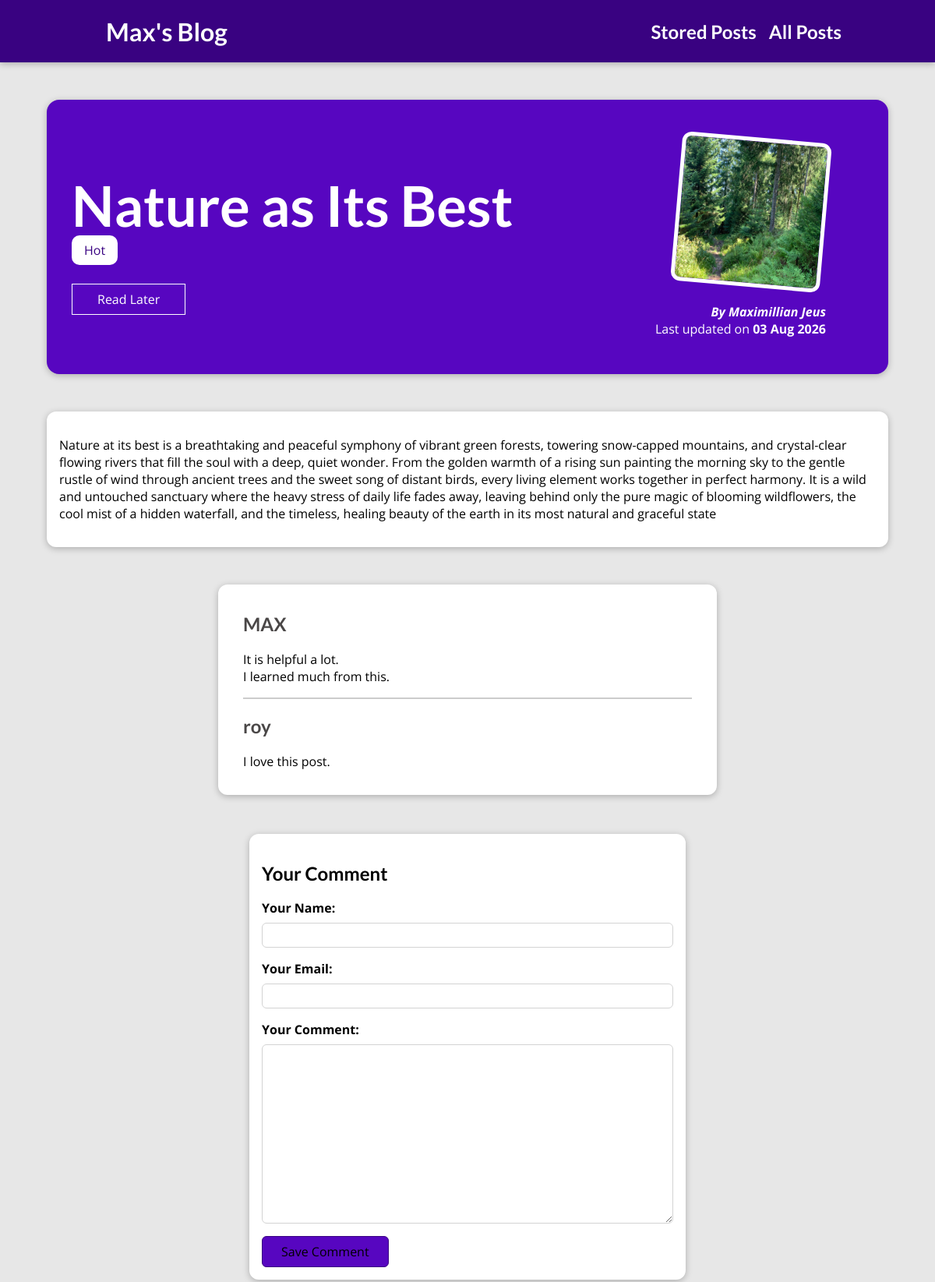
Page /posts/nature-as-its-best on the committed database.
### blog/models.py (models this page shows, shortened)
class Post(models.Model):
    title = models.CharField(max_length=150)
    excerpt = models.CharField(max_length=200)
    image = models.ImageField(upload_to="posts",null=True)
    date = models.DateTimeField(auto_now=True)
    slug = models.SlugField(unique=True,db_index=True)
    content = models.TextField(validators=[MinLengthValidator(10)])
    author = models.ForeignKey(Author, on_delete=models.SET_NULL,null=True, related_name="posts")
    tag = models.ManyToManyField(Tag)

class Tag(models.Model):
    caption = models.CharField(max_length=20)

class Author(models.Model):
    first_name = models.CharField(max_length=100)
    last_name = models.CharField(max_length=50)
    email_address = models.EmailField()
    def full_name(self):
        return f"{self.first_name} {self.last_name}"
    def __str__(self):
        return self.full_name()

class Comment(models.Model):
    user_name = models.CharField(max_length=100)
    user_email = models.EmailField()
    text = models.TextField(max_length=400)
    post = models.ForeignKey(Post, on_delete=models.CASCADE, related_name="comments")

### blog/views.py (the view, shortened to what this page needs)
# urls.py: path("posts/<slug:slug>",views.SinglePostView.as_view(),name="post-detail-page"),
class SinglePostView(View):
    def is_stored_post(self, request, post_id):
        stored_posts = request.session.get("stored_posts")
        if stored_posts is not None:
            is_save_for_later = post_id in stored_posts
        else:
            is_save_for_later = False
        return is_save_for_later
    def get(self,request, slug):
        post = Post.objects.get(slug= slug)
        context = {
            "post":post,
            "post_tags":post.tag.all(),
            "comment_form":CommentForm(),
            "comments":post.comments.all().order_by("-id"),
            "saved_for_later":self.is_stored_post(request, post.id)
        }
        return render(request, "blog/post-detail.html",context)

### blog/forms.py
class CommentForm(forms.ModelForm):
    class Meta:
        model = Comment
        exclude = ["post"]
        labels = {
            "user_name":"Your Name",
            "user_email":"Your Email",
            "text":"Your Comment"
        }

### blog/templates/blog/post-detail.html (shortened to what this page needs)
{% extends "base.html" %}
{% load static %}
{% block css_files %}
 <link rel="stylesheet" href="{% static "blog/post-detail.css" %}"/>
{% endblock %}
{% block content %}
 <section id="summary">
    <h2>{{ post.title }}</h2>
    <div>
        {% for tag in post_tags%}
         <span class="tag">{{tag.caption}}</span>
        {% endfor %}
    </div>
    <div id="read-later">
        <form action="{% url "read-later" %}" method="POST">
        <button>
            {% if saved_for_later %}
            Remove form save later
            {% else %}
             Read Later
            {% endif %}
        </button>
        </form>
    </div>
    <article>
        <img src="{{ post.image.url }}" alt="{{post.title}}"/>
        <address>By <a href = "mailto:{{post.author.email_address}}">{{ post.author }}</a> </address>
        <div>
            Last updated on <time>{{post.date|date:"d M Y"}}</time>
        </div>
    </article>
</section>
 <main>
    {{post.content|linebreaks}}
</main>
<section id="comments">
    <ul>
        {% for comment in comments %}
        <li>
            <h2>{{ comment.user_name }}</h2>
            <p>{{ comment.text|linebreaks }}</p>
        </li>
        {% endfor %}
    </ul>
</section>
<section id="comment-form">
    <h2>Your Comment</h2>
    <form action="{% url 'post-detail-page' post.slug %}" method="POST">
        {% for form_field in comment_form %}
        <div class="form-control {% if form_field.errors %}invalid{% endif %}">
            {{ form_field.label_tag}}
            {{ form_field }}
        </div>
        {% endfor %}
        <button>Save Comment</button>
    </form>
</section>
{% endblock %}

### static/app.css (style rules this page uses)
* { box-sizing: border-box; }
html { font-family: 'Open Sans', 'Lato', sans-serif; }
body { margin: 0; }
h1, h2, h3 { font-family: 'Lato', sans-serif; font-weight: bold; }

### blog/static/blog/post-detail.css (style rules this page uses)
body { background-color: #e7e7e7; }
#summary { margin: 8rem auto 3rem auto; padding: 2rem; width: 90%; max-width: 90rem; border-radius: 16px; background-color: #5706c0; position: relative; box-shadow: 0 2px 8px rgba(0, 0, 0, 0.25); height: 22rem; }
#summary h2 { color: white; font-size: 4.5rem; margin-bottom: 0.25rem; }
#summary article { position: absolute; top: 2rem; right: 3rem; padding: 1rem 2rem; border-radius: 12px; text-align: right; color: white; }
#summary article img { width: 12rem; height: 12rem; border-radius: 12px; transform: rotateZ(5deg); border: 5px solid white; margin-bottom: 1rem; }
#summary address { font-weight: bold; }
#summary time { font-weight: bold; }
#summary a { color: white; text-decoration: none; }
#read-later { margin: 2rem 0; }
#read-later button { background-color: transparent; border:1px solid white; padding: 0.5rem 2rem; font: inherit; color: white; }
main { width: 90%; max-width: 90rem; margin: 3rem auto; background-color: white; padding: 1rem; border-radius: 12px; box-shadow: 0 2px 8px rgba(0, 0, 0, 0.25); }
.tag { background-color: white; color: #390281; padding: 0.5rem 1rem; border-radius: 10px; }
#comment-form { margin: 3px auto; padding: 1rem; width: 90%; max-width: 35rem; border-radius: 12px; background-color: white; box-shadow: 0 2px 8px rgba(0, 0, 0, 0.25); }
.form-control { margin-bottom: 1rem; }
.form-control label { font-weight: bold; margin-bottom: 0.5rem; display: block; }
.form-control input, .form-control textarea { display: block; width: 100%; font: inherit; padding: 0.25rem; border-radius: 6px; border: 1px solid lightgray; }
#comment-form button { font: inherit; background-color: #5706c0; border: 1px solid #390281; padding: 0.5rem 1.5rem; border-radius: 6px; }
#comments { margin: 3px auto; padding: 1rem 2rem; width: 90%; max-width: 40rem; border-radius: 12px; background-color: white; box-shadow: 0 2px 8px rgba(0, 0, 0, 0.25); }
#comments ul { list-style: none; margin: 0; padding: 0; }
#comments li { margin-bottom: 1rem; border-bottom: 2px solid #ccc; }
#comments li:last-of-type { border-bottom: none; }
#comments h2 { color: #4a4747; }

### rows in the picture
Post: title "Nature as Its Best", image (picture), author "Maximillian Jeus", date "03 Aug 2026", content "Nature at its best is a breathtaking and peaceful symphony of vibrant green forests, towering snow-capped mountains, and crystal-clear flowing rivers that fill the soul with a deep, quiet wonder. From the golden warmth of a rising sun painting the morning sky to the gentle rustle of wind through ancient trees and the sweet song of distant birds, every living element works together in perfect harmony. It is a wild and untouched sanctuary where the heavy stress of daily life fades away, leaving behind only the pure magic of blooming wildflowers, the cool mist of a hidden waterfall, and the timeless, healing beauty of the earth in its most natural and graceful state"
Tag: caption "Hot"
Comment: user_name "MAX", text "It is helpful a lot. I learned much from this."
Comment: user_name "roy", text "I love this post."
